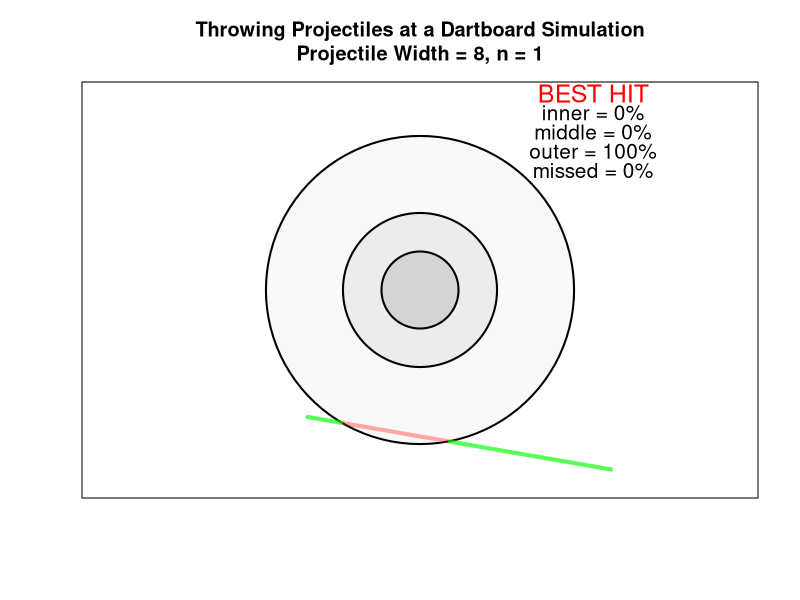
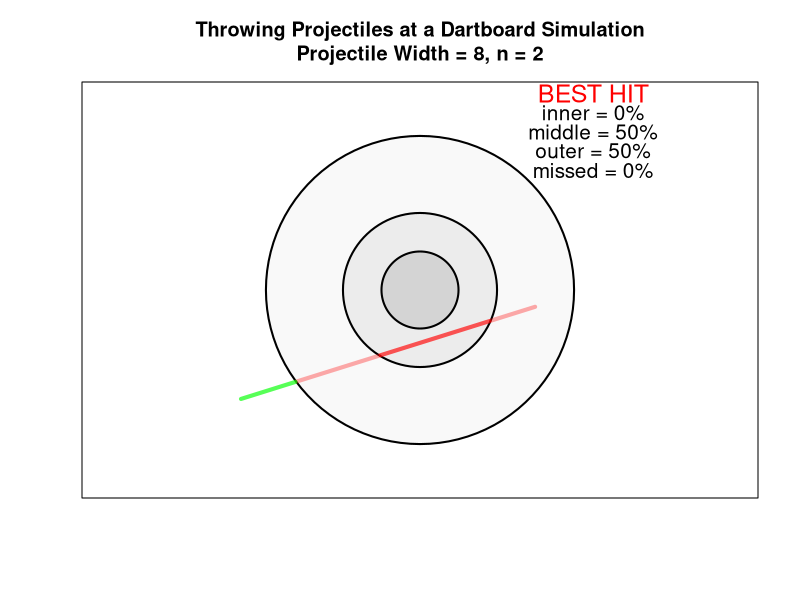
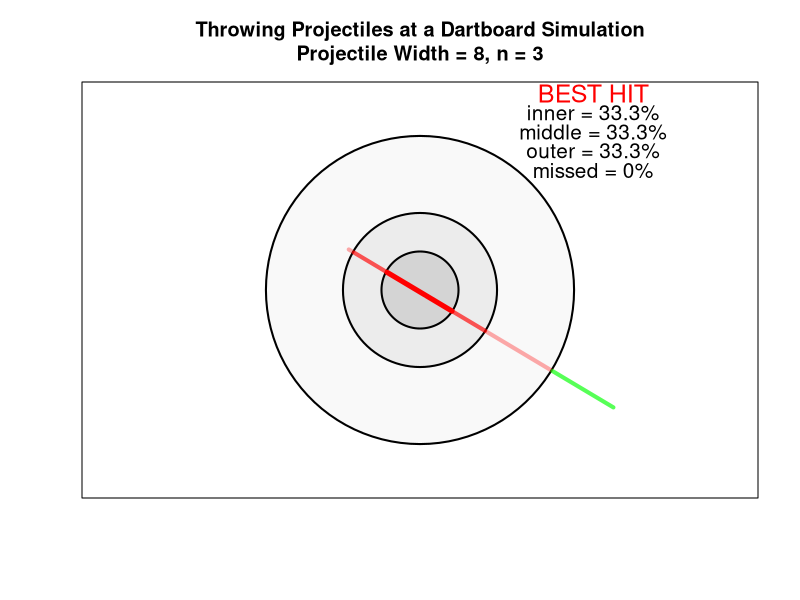
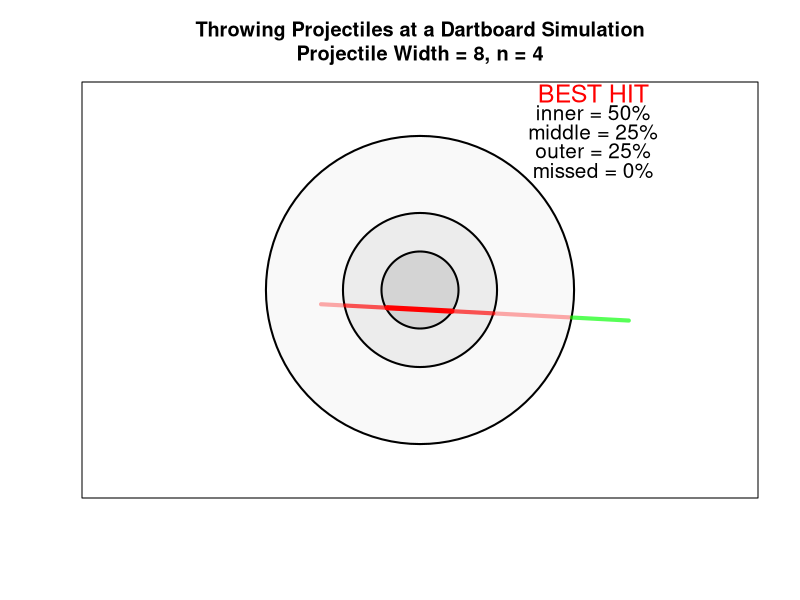
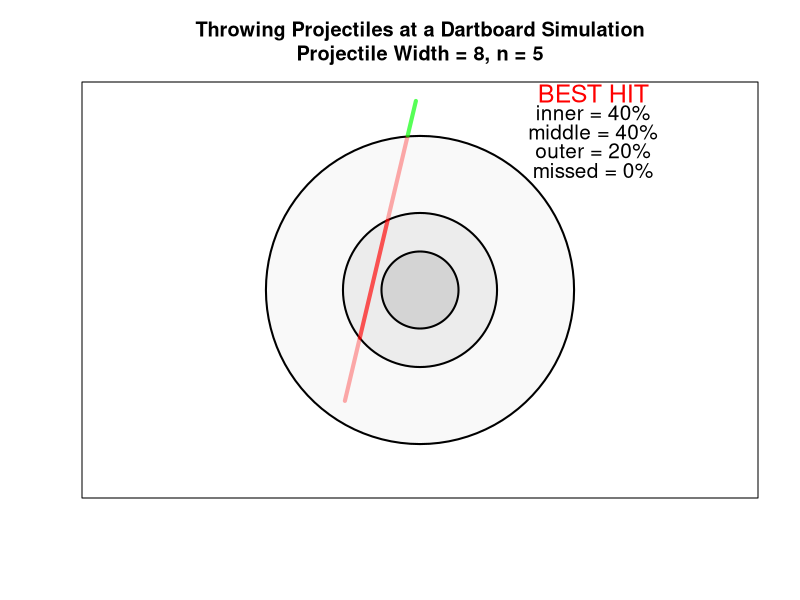
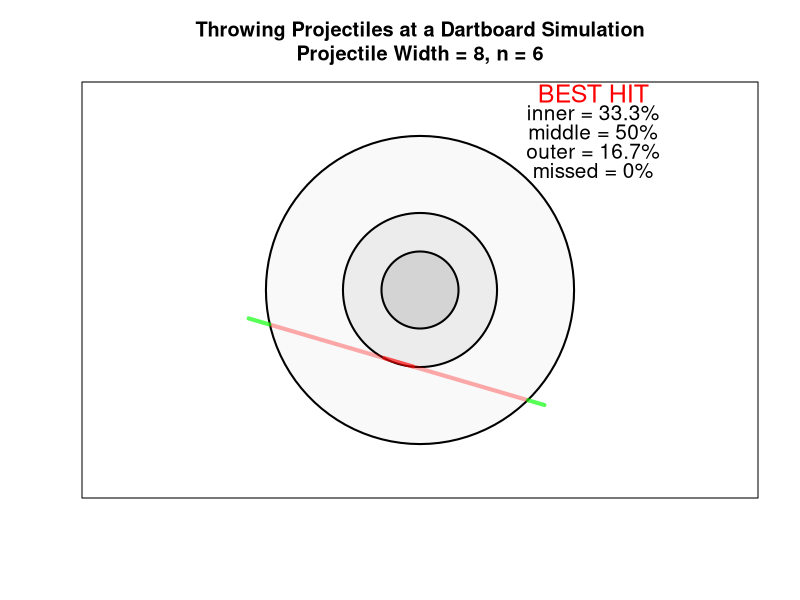
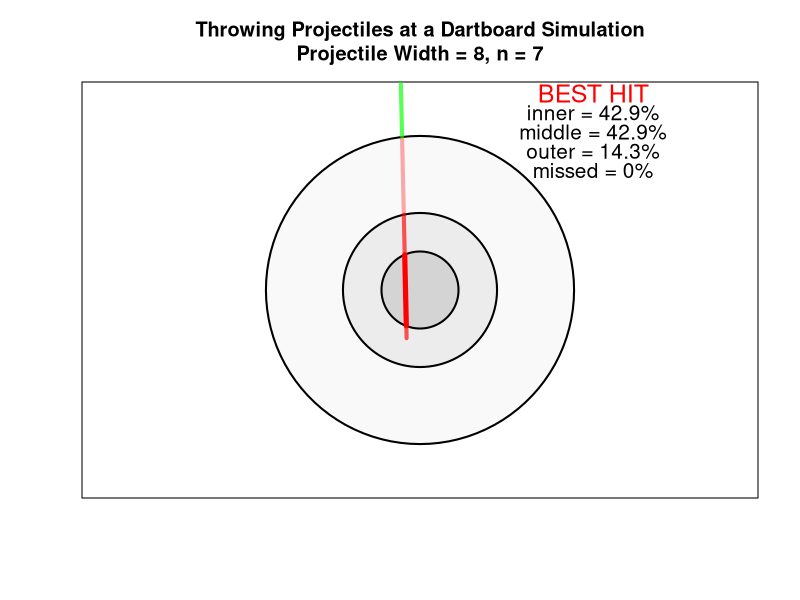
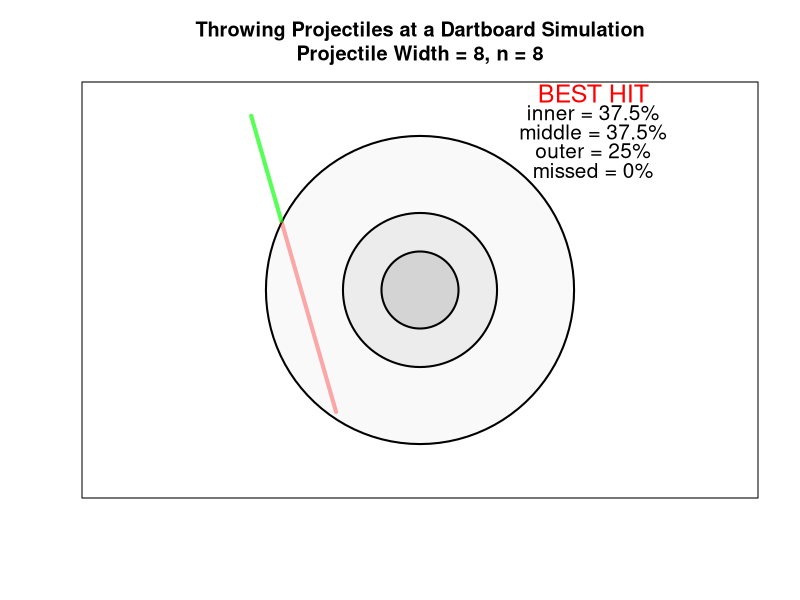

Generate these figures, in order, with R: (Note: this script raises an error after producing the figures.)
library(plotrix)
library(mvtnorm)

# make animation panes
cumu <- c(0,0,0,0)
nrep <- 10000
for(i in 1:nrep){
  print(i)
  # sample center of projectile, with sigma reflecting accuracy @ hitting the origin, currently symmetrically distributed according to two univariate normals
  centerProjectile <- rmvnorm(1, sigma = diag(c(5,5)))
  
  # sample orientation of projectile
  # popular trick to sample uniformly from surface of m-dim hypersphere by rescaling two univ iid standard normals by vector length
  # when m = 2 sphere is a circle lol
  # sample non-uniformly by drawing from different distributions
  widthProjectile <- 8
  unscaledRadius <- c(rnorm(n = 1, mean = 0, sd = 2), rnorm(n = 1, mean = 0, sd = 1))
  scaledRadius <- unscaledRadius / (sum(unscaledRadius^2)^0.5) * widthProjectile / 2
  discretizeProjectileLength <- seq(from = 0, to = 2, by = 0.01)
  hypotheticalProjectileCoordinates <- sapply(1:length(discretizeProjectileLength), function (x) scaledRadius + -scaledRadius * discretizeProjectileLength[x])
  projectileCoordinates <- sapply(1:length(discretizeProjectileLength), function (x) hypotheticalProjectileCoordinates[,x] + t(centerProjectile))
  coordinatesDistanceFromCenter <- sapply(1:length(discretizeProjectileLength), function (x) sum(projectileCoordinates[,x]^2)^.5)
  
  # define radii of target circles
  firstRadius <- 1
  secondRadius <- 2
  thirdRadius <- 4
  
  hitFirstCircle <- coordinatesDistanceFromCenter < firstRadius
  hitSecondCircle <- firstRadius < coordinatesDistanceFromCenter & coordinatesDistanceFromCenter < secondRadius
  hitThirdCircle <- secondRadius < coordinatesDistanceFromCenter & coordinatesDistanceFromCenter < thirdRadius
  hitNothing <- coordinatesDistanceFromCenter > thirdRadius
  
  discountinuity2 <- diff(which(hitSecondCircle))
  discountinuity3 <- diff(which(hitThirdCircle))
  discountinuity4 <- diff(which(hitNothing))
  
  hitInner <- sum(any(hitFirstCircle))
  hitMiddle <- sum(any(hitSecondCircle))
  hitOuter <- sum(any(hitThirdCircle))
  missed <- sum(any(hitNothing))
  
  allHits <- c(hitInner, hitMiddle, hitOuter, missed)
  cumu[min(which(allHits == 1))] <- cumu[min(which(allHits == 1))] + 1
  
  if(i < 50 | (i < 500 & i %% 10 == 0) | (i < 5000 & i %% 100 == 0) | (i < 50000 & i %% 1000 == 0)){
    png(paste0("C:\\Users\\Nikolai\\Desktop\\Dartboard\\Width", widthProjectile, "Rep", i, ".png"), width = 600, height = 600)
    plot(0,type='n',axes=F,ann=FALSE, frame.plot = T, xlim = c(-5, 5), ylim = c(-5, 5), asp = 1)
    draw.circle(x = 0, y = 0, radius = c(firstRadius, secondRadius, thirdRadius), col = c(rgb(0,0,0,.1),rgb(0,0,0,.05),rgb(0,0,0,.025)), lwd = 2)
    
    title(main = paste0("Throwing Projectiles at a Dartboard Simulation\n", "Projectile Width = ", widthProjectile, ", n = ", i))
    
    # firstCircle
    lines(x = projectileCoordinates[1,hitFirstCircle], y = projectileCoordinates[2,hitFirstCircle], lwd = 5, col = rgb(1,0,0,1))
    # secondCircle
    if(!any(discountinuity2 > 1)){
      lines(x = projectileCoordinates[1,hitSecondCircle], y = projectileCoordinates[2,hitSecondCircle], lwd = 4, col = rgb(1,0,0,.66))
    } else {
      lines(x = projectileCoordinates[1,which(hitSecondCircle)[1:which.max(discountinuity2)]], y = projectileCoordinates[2,which(hitSecondCircle)[1:which.max(discountinuity2)]], lwd = 4, col = rgb(1,0,0,.66))
      lines(x = projectileCoordinates[1,which(hitSecondCircle)[(which.max(discountinuity2)+1):length(which(hitSecondCircle))]], y = projectileCoordinates[2,which(hitSecondCircle)[(which.max(discountinuity2)+1):length(which(hitSecondCircle))]], lwd = 4, col = rgb(1,0,0,.66))
    }
    # thirdCircle
    if(!any(discountinuity3 > 1)){
      lines(x = projectileCoordinates[1,hitThirdCircle], y = projectileCoordinates[2,hitThirdCircle], lwd = 4, col = rgb(1,0,0,.33))
    } else {
      lines(x = projectileCoordinates[1,which(hitThirdCircle)[1:which.max(discountinuity3)]], y = projectileCoordinates[2,which(hitThirdCircle)[1:which.max(discountinuity3)]], lwd = 4, col = rgb(1,0,0,.33))
      lines(x = projectileCoordinates[1,which(hitThirdCircle)[(which.max(discountinuity3)+1):length(which(hitThirdCircle))]], y = projectileCoordinates[2,which(hitThirdCircle)[(which.max(discountinuity3)+1):length(which(hitThirdCircle))]], lwd = 4, col = rgb(1,0,0,.33))
    }
    # missed
    if(!any(discountinuity4 > 1)){
      lines(x = projectileCoordinates[1,hitNothing], y = projectileCoordinates[2,hitNothing], lwd = 4, col = rgb(0,1,0,.66))
    } else {
      lines(x = projectileCoordinates[1,which(hitNothing)[1:which.max(discountinuity4)]], y = projectileCoordinates[2,which(hitNothing)[1:which.max(discountinuity4)]], lwd = 4, col = rgb(0,1,0,.66))
      lines(x = projectileCoordinates[1,which(hitNothing)[(which.max(discountinuity4)+1):length(which(hitNothing))]], y = projectileCoordinates[2,which(hitNothing)[(which.max(discountinuity4)+1):length(which(hitNothing))]], lwd = 4, col = rgb(0,1,0,.66))
    }
    
    text(x = 4.5, y = 5.1, labels = "BEST HIT", cex = 1.5, col = rgb(1,0,0,1))
    text(x = 4.5, y = 4.6, labels = paste0("inner = ", round(cumu[1]/i*100, digits = 1), "%"), cex = 1.25)
    text(x = 4.5, y = 4.1, labels = paste0("middle = ", round(cumu[2]/i*100, digits = 1), "%"), cex = 1.25)
    text(x = 4.5, y = 3.6, labels = paste0("outer = ", round(cumu[3]/i*100, digits = 1), "%"), cex = 1.25)
    text(x = 4.5, y = 3.1, labels = paste0("missed = ", round(cumu[4]/i*100, digits = 1), "%"), cex = 1.25)
    
    dev.off()
  }
}



# examine behavior quantitatively

widths <- c(.1,.5,1,2,3,4,8,16)
cumu <- matrix(nrow = length(widths), ncol = 4, data = 0)
nrep <- 15000
for(j in 1:length(widths))
  for(i in 1:nrep){
    print(c(j,i))
    # sample center of projectile, with sigma reflecting accuracy @ hitting the origin, currently symmetrically distributed according to two univariate normals
    centerProjectile <- rmvnorm(1, sigma = diag(c(5,5)))
    
    # sample orientation of projectile
    # popular trick to sample uniformly from surface of m-dim hypersphere by rescaling two univ iid standard normals by vector length
    # when m = 2 sphere is a circle lol
    # sample non-uniformly by drawing from different distributions
    widthProjectile <- widths[j]
    unscaledRadius <- c(rnorm(n = 1, mean = 0, sd = 2), rnorm(n = 1, mean = 0, sd = 1))
    scaledRadius <- unscaledRadius / (sum(unscaledRadius^2)^0.5) * widthProjectile / 2
    discretizeProjectileLength <- seq(from = 0, to = 2, by = 0.01)
    hypotheticalProjectileCoordinates <- sapply(1:length(discretizeProjectileLength), function (x) scaledRadius + -scaledRadius * discretizeProjectileLength[x])
    projectileCoordinates <- sapply(1:length(discretizeProjectileLength), function (x) hypotheticalProjectileCoordinates[,x] + t(centerProjectile))
    coordinatesDistanceFromCenter <- sapply(1:length(discretizeProjectileLength), function (x) sum(projectileCoordinates[,x]^2)^.5)
    
    # define radii of target circles
    firstRadius <- 1
    secondRadius <- 2
    thirdRadius <- 4
    
    hitFirstCircle <- coordinatesDistanceFromCenter < firstRadius
    hitSecondCircle <- firstRadius < coordinatesDistanceFromCenter & coordinatesDistanceFromCenter < secondRadius
    hitThirdCircle <- secondRadius < coordinatesDistanceFromCenter & coordinatesDistanceFromCenter < thirdRadius
    hitNothing <- coordinatesDistanceFromCenter > thirdRadius
    
    discountinuity2 <- diff(which(hitSecondCircle))
    discountinuity3 <- diff(which(hitThirdCircle))
    discountinuity4 <- diff(which(hitNothing))
    
    hitInner <- sum(any(hitFirstCircle))
    hitMiddle <- sum(any(hitSecondCircle))
    hitOuter <- sum(any(hitThirdCircle))
    missed <- sum(any(hitNothing))
    
    allHits <- c(hitInner, hitMiddle, hitOuter, missed)
    cumu[j, min(which(allHits == 1))] <- cumu[j, min(which(allHits == 1))] + 1
  }

cumu <- cumu/nrep*100
plot(0,type='n',axes=T,ann=T, frame.plot = T, xlim = c(0, 16), xlab = "Width of Projectile", ylim = c(0, 50), ylab = "Percent of Time Circle Was the Maximum Circle Hit", main = "Accuracy at Hitting Target with Projectiles of Different Widths")
lines(x = widths, y = cumu[,1], lwd = 4, col = rgb(1,0,0,1))
lines(x = widths, y = cumu[,2], lwd = 2, col = rgb(1,0,0,.66))
lines(x = widths, y = cumu[,3], lwd = 2, col = rgb(1,0,0,.33))
lines(x = widths, y = cumu[,4], lwd = 2, col = rgb(0,1,0,.66))
legend('topright', c("Inner Circle", "Middle Donut", "Outer Donut", "Complete Miss"), col = c(rgb(1,0,0,1), rgb(1,0,0,0.66), rgb(1,0,0,0.33), rgb(0,1,0,.66)), lwd = c(4,2,2,2))
